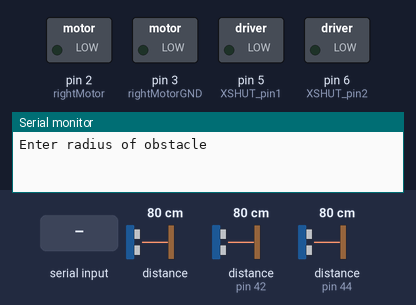
A sketch run on a simulated Arduino Uno, built with avr-gcc and run on an emulated ATmega328P. Parts: switched loads named in the sketch (green lamp = pin HIGH), the last lines printed to the serial monitor. The inputs (shaded band) are chosen by the test bench; at power-on: distance to the obstacle 80 cm, distance to the obstacle (sensors on pin 42, pin 44) 80 cm.

Above: at 0.9 s.
1.0 s: "90,45\n" received over Serial
At 1.9 s:
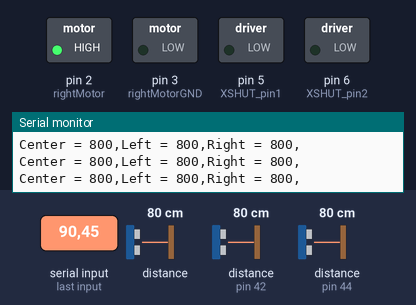
2.7 s: distance to the obstacle (sensor 0) set to 2 cm
4.2 s: distance to the obstacle (sensor on pin 42) set to 2 cm
7.2 s: distance to the obstacle (sensor on pin 44) set to 2 cm
8.7 s: distance to the obstacle (sensor 0) set to 4 cm
10.2 s: distance to the obstacle (sensor on pin 42) set to 4 cm
Timing chart, 0 to 13.2 s (numbered marks = the images above; inputs shaded):
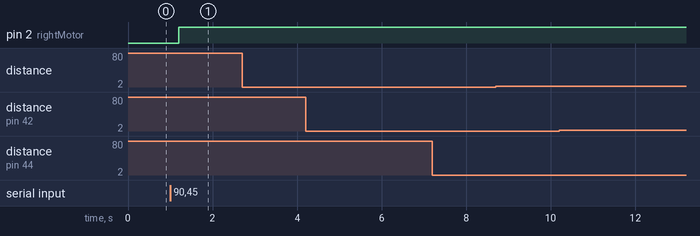

The sketch:

Navigating_the_head_unit.ino
```cpp
//units mm.k.s.

#include <Wire.h>
#include <VL53L0X.h>

#define rightMotor 2
#define rightMotorGND 3
#define leftMotor 9
#define leftMotorGND 10

#define XSHUT_pin4 8
#define XSHUT_pin2 6
#define XSHUT_pin1 5

#define Sensor2_newAddress 42
#define Sensor4_newAddress 44

VL53L0X Sensor1;
VL53L0X Sensor2;
VL53L0X Sensor4;

int numberOfPulsesOfTheRightEncoder, numberOfPulsesOfTheLeftEncoder, FULL_CIRCLE_PULSE = 748;
float rightMotorSpeed, leftMotorSpeed, UNIT_LENGTH = 200, SAFETY_RANGE = 100, angleOfTheTurn, WHEEL_RADIUS = 57.5, radiusOfObstacle, velocity = 500;
float distanceFromObstacleOfCenterSensor, distanceFromObstacleOfRightSensor, distanceFromObstacleOfLeftSensor;

void setup() {
  pinMode(XSHUT_pin1, OUTPUT);
  pinMode(XSHUT_pin2, OUTPUT);
  pinMode(XSHUT_pin4, OUTPUT);

  Serial.begin(9600);
  Wire.begin();

  pinMode(XSHUT_pin4, INPUT);
  delay(10);
  Sensor4.setAddress(Sensor4_newAddress);

  pinMode(XSHUT_pin2, INPUT);
  delay(10);
  Sensor2.setAddress(Sensor2_newAddress);

  pinMode(XSHUT_pin1, INPUT);
  delay(10);

  Sensor1.init();
  Sensor2.init();
  Sensor4.init();

  Sensor1.setTimeout(500);
  Sensor2.setTimeout(500);
  Sensor4.setTimeout(500);

  Sensor1.startContinuous();
  Sensor2.startContinuous();
  Sensor4.startContinuous();

  Serial.println("Enter radius of obstacle");
  while (Serial.available() == 0);
  radiusOfObstacle = Serial.parseFloat();
}

void keepMovingAhead() {
  rightMotorSpeed = 255;
  leftMotorSpeed = 255;
  analogWrite(rightMotor, rightMotorSpeed);
  analogWrite(rightMotorGND, 0);
  analogWrite(leftMotor, leftMotorSpeed);
  analogWrite(leftMotorGND, 0);
}

/*void turn(float radiusOfObstacle, float angleOfTheTurn) {
  timeOfDoingTurn = (radiusOfObstacle * angleOfTheTurn) / velocity;
  startTimeOfTheTurn = millis();
  while((millis() - startTimeOfTheTurn) > timeOfDoingTurn) {
    rightMotorSpeed = 0.25*velocity * (60 / (2 ve* PI() * WHEEL_RADIUS));
    leftMotorSpeed = 0.25*velocity;
    analogWrite(rightMotor, rightMotorSpeed);
    analogWrite(rightMotorGND, 0);
    analogWrite(leftMotor, leftMotorSpeed);
    analogWrite(leftMotorGND, 0);
  }
}*/

void navigationOfTheHead(float distanceFromObstacle, float rangeMotionToTheRight, float rangeMotionToTheLeft) {
  if(distanceFromObstacle > (UNIT_LENGTH + SAFETY_RANGE)) {
    keepMovingAhead();
  }
  /*else {
    turn(, );
  }*/
}

void loop() {
  Serial.print("Center = ");
  Serial.print(Sensor1.readRangeContinuousMillimeters());
  Serial.print(',');
  Serial.print("Left = ");
  Serial.print(Sensor2.readRangeContinuousMillimeters());
  Serial.print(',');
  Serial.print("Right = ");
  Serial.print(Sensor4.readRangeContinuousMillimeters());
  Serial.print(',');
  Serial.println();
  distanceFromObstacleOfCenterSensor = Sensor1.readRangeContinuousMillimeters();
  distanceFromObstacleOfLeftSensor = Sensor2.readRangeContinuousMillimeters();
  distanceFromObstacleOfRightSensor = Sensor4.readRangeContinuousMillimeters();
  analogWrite(rightMotor, 255);
  analogWrite(rightMotorGND, 0);
  //navigationOfTheHead(distanceFromObstacleOfCenterSensor, distanceFromObstacleOfRightSensor, distanceFromObstacleOfLeftSensor);
}
```

eithan.cpp
```cpp

```

Measured:
- after the input at 1.0 s, pin 2 (rightMotor): LOW → HIGH after 0.20 s
